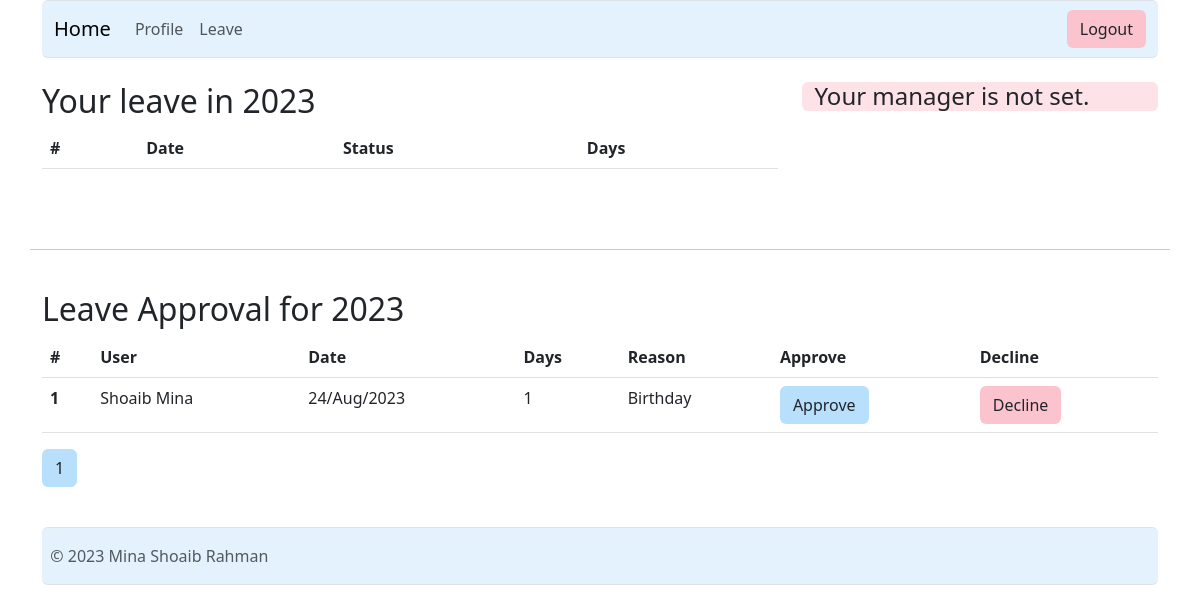
Page /leave.php (signed in) on the earlier database version.
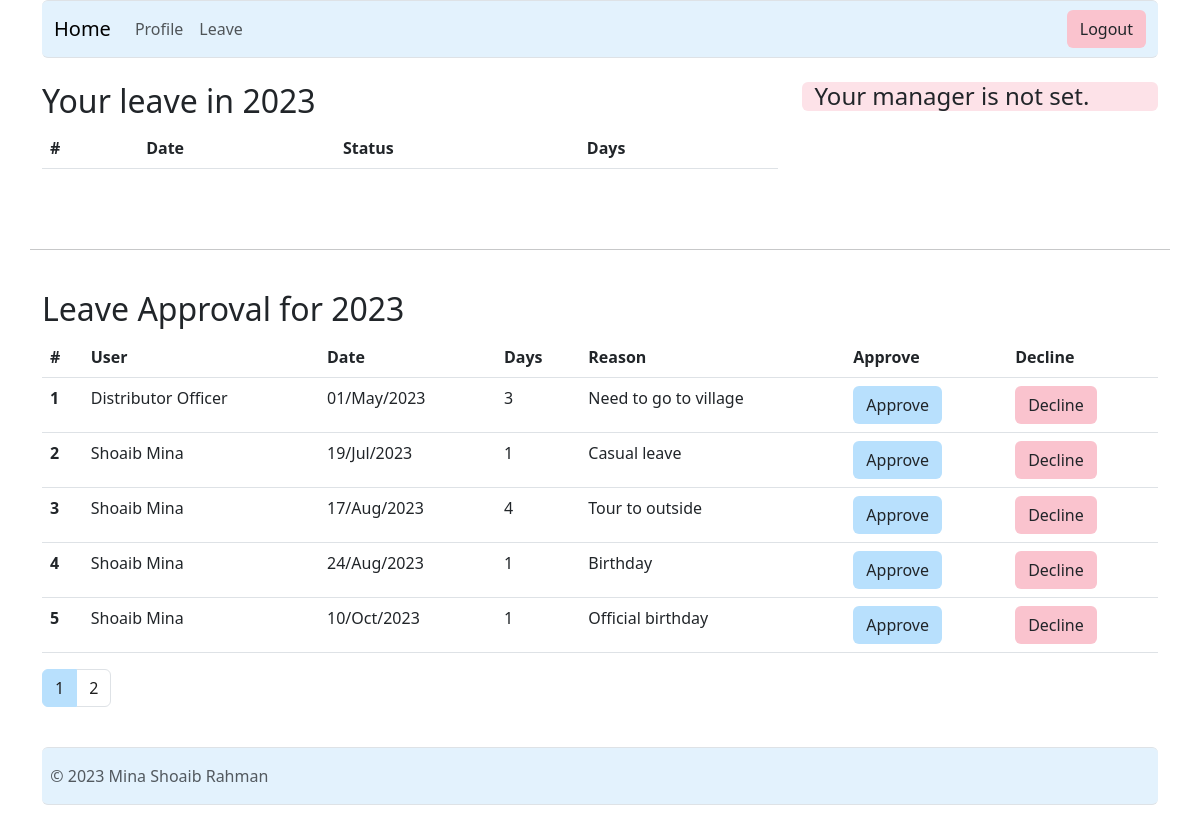
Same page on the later database version.
### tables this page shows
CREATE TABLE `leave` (
  `id` bigint(20) NOT NULL,
  `creation_date` datetime(6) NOT NULL,
  `approved` tinyint(1) DEFAULT NULL,
  `approve_date` datetime(6) DEFAULT NULL,
  `start_date` datetime(6) NOT NULL,
  `day_count` int(10) UNSIGNED NOT NULL,
  `comment` longtext NOT NULL,
  `approver_id` int(11) NOT NULL,
  `user_id` int(11) NOT NULL
);

CREATE TABLE `user` (
  `id` int(11) NOT NULL,
  `password` varchar(128) NOT NULL,
  `token` char(255) DEFAULT NULL,
  `last_login` datetime(6) DEFAULT NULL,
  `is_superuser` tinyint(1) NOT NULL,
  `username` varchar(150) DEFAULT NULL,
  `first_name` varchar(150) DEFAULT NULL,
  `last_name` varchar(150) DEFAULT NULL,
  `email` varchar(254) DEFAULT NULL,
  `is_active` tinyint(1) NOT NULL,
  `date_joined` datetime(6) NOT NULL,
  `supervisor_id` int(11) DEFAULT NULL,
  `can_approve_leave` tinyint(1) NOT NULL
);

### includes/db/leave_query.php (called while the page is built, shortened)
<?php
function getAllPendingLeaveByApproverInCurrentYear($id, $page) {
    global $connection;
    $offset = ($page - 1) * ENV_PAGE_LIMIT;
    $limit = ENV_PAGE_LIMIT;
    $query = "SELECT leave.id, leave.start_date, leave.day_count, leave.comment, user.first_name, user.last_name ";
    $query .= "FROM `leave` INNER JOIN `user` ON user.id = leave.user_id ";
    $query .= "WHERE approver_id = {$id} AND approved IS NULL AND YEAR(start_date) = YEAR(CURDATE()) ";
    $query .= "ORDER BY start_date ";
    $query .= "LIMIT {$limit} OFFSET {$offset}";
    if ($result = mysqli_query($connection, $query)) {
        return $result;
    }
    return null;
}
function getAllPendingLeaveCountByApproverInCurrentYear($id) {
    global $connection;
    $query = "SELECT leave.id, leave.start_date, leave.day_count, leave.comment, user.first_name, user.last_name ";
    $query .= "FROM `leave` INNER JOIN `user` ON user.id = leave.user_id ";
    $query .= "WHERE approver_id = {$id} AND approved IS NULL AND YEAR(start_date) = YEAR(CURDATE()) ";
    $query .= "ORDER BY start_date";
    if ($result = mysqli_query($connection, $query)) {
        return mysqli_num_rows($result);
    }
    return 0;
}
?>

### includes/db/functions.php (called while the page is built, shortened)
<?php include "leave_query.php"; ?>
<?php
function getPrintableDate($input) {
    $date = strtotime($input);
    return date('d/M/Y', $date);
}
?>

### leave.php (the view, shortened to what this page needs)
<?php include "includes/ui/header.php"; ?>
<?php
if (!isset($_GET['ml'])) {
	$currentPageMyLeave = 1;
} else {
	$currentPageMyLeave = $_GET['ml'];
}
$myLeaveCount = getAllLeaveCountByUserInCurrentYear($_SESSION["id"]);
$totalPageMyLeave = ceil($myLeaveCount / ENV_PAGE_LIMIT);
if (!isset($_GET['la'])) {
	$currentPageLeaveApproval = 1;
} else {
	$currentPageLeaveApproval = $_GET['la'];
}
$myLeaveApprovalCount = getAllPendingLeaveCountByApproverInCurrentYear($_SESSION["id"]);
$totalPageLeaveApproval = ceil($myLeaveApprovalCount / ENV_PAGE_LIMIT);
?>
<div class="row">
    <div class="col-md-8">
        <h2>Your leave in <?php echo date("Y"); ?></h2>
        <div class="table-responsive">
            <table class="table">
                <thead>
                    <tr>
                    <th scope="col">#</th>
                    <th scope="col">Date</th>
                    <th scope="col">Status</th>
                    <th scope="col">Days</th>
                    </tr>
                </thead>
            </table>
        </div>
<?php
                $maxViewPageMyLeave = $totalPageMyLeave > $currentPageMyLeave + 1 ? $currentPageMyLeave + 1 : $totalPageMyLeave;
                if ($currentPageMyLeave > 1) {
                    $i = $currentPageMyLeave - 1;
                } else {
                    $i = $currentPageMyLeave;
                }
                for (; $i <= $maxViewPageMyLeave; $i++) {
                    if ($currentPageMyLeave == $i) {
                        echo "<li class='page-item active'><a class='page-link' href='leave.php?ml={$i}&la={$currentPageLeaveApproval}'>{$i}</a></li>";
                    } else {
                        echo "<li class='page-item'><a class='page-link' href='leave.php?ml={$i}&la={$currentPageLeaveApproval}'>{$i}</a></li>";
                    }
                }
?>
    </div>
    <?php include "includes/ui/leave_sidebar.php"; ?>
    <div class="col-md-12"><br></div>
    <div class="col-md-12"><br></div>
<?php if (isset($_SESSION["can_approve_leave"]) && $_SESSION["can_approve_leave"]) { ?>
    <hr>
    <div class="col-md-12"><br></div>
    <div class="col-md-12">
        <h2>Leave Approval for <?php echo date("Y"); ?></h2>
        <div class="table-responsive">
            <table class="table">
                <thead>
                    <tr>
                    <th scope="col">#</th>
                    <th>User</th>
                    <th scope="col">Date</th>
                    <th scope="col">Days</th>
                    <th scope="col">Reason</th>
                    <th scope="col">Approve</th>
                    <th scope="col">Decline</th>
                </tr>
                </thead>
                <tbody>
<?php
if ($result = getAllPendingLeaveByApproverInCurrentYear($_SESSION["id"], $currentPageLeaveApproval)) {
    $count = 0;
    while ($row = mysqli_fetch_assoc($result)) {
?>
                    <tr>
                        <th scope="row"><?php echo ++$count; ?></th>
                        <td><?php echo $row["first_name"]." ".$row["last_name"]; ?></td>
                        <td><?php echo getPrintableDate($row["start_date"]); ?></td>
                        <td><?php echo $row["day_count"]; ?></td>
                        <td><?php echo $row["comment"]; ?></td>
                        <td><form action="includes/action/leave_approval.php" method="post">
                            <button type="submit" class="btn primary-button-color" name="leave_approve">Approve</button>
                        </form></td>
                        <td><form action="includes/action/leave_approval.php" method="post">
                            <button type="submit" class="btn secondary-button-color" name="leave_decline">Decline</button>
                        </form></td>
                    </tr>
<?php
        }
    }
?>
                </tbody>
            </table>
        </div>
        <nav>
            <ul class="pagination">
<?php
                $maxViewPageLeaveApproval = $totalPageLeaveApproval > $currentPageLeaveApproval + 1 ? $currentPageLeaveApproval + 1 : $totalPageLeaveApproval;
                if ($currentPageLeaveApproval > 1) {
                    $i = $currentPageLeaveApproval - 1;
                } else {
                    $i = $currentPageLeaveApproval;
                }
                for (; $i <= $maxViewPageLeaveApproval; $i++) {
                    if ($currentPageLeaveApproval == $i) {
                        echo "<li class='page-item active'><a class='page-link' href='leave.php?ml={$currentPageMyLeave}&la={$i}'>{$i}</a></li>";
                    } else {
                        echo "<li class='page-item'><a class='page-link' href='leave.php?ml={$currentPageMyLeave}&la={$i}'>{$i}</a></li>";
                    }
                }
?>
            </ul>
        </nav>
    </div>
<?php } ?>
</div>
<?php include "includes/ui/footer.php"; ?>

### includes/ui/header.php (shortened to what this page needs)
<?php include "includes/db/functions.php"; ?>
<!DOCTYPE html>
<html lang="en">
<head>
    <link href="https://cdn.jsdelivr.net/npm/bootstrap@5.3.0-alpha3/dist/css/bootstrap.min.css" rel="stylesheet">
    <link href="css/style.css" rel="stylesheet">
</head>
<body>
    <div class="container">
        <?php include "navigation.php"; ?>
<br>

### includes/ui/navigation.php (shortened to what this page needs)
<nav class="navbar navbar-expand-lg navbar-light border-top border-bottom primary-color rounded-2">
  <div class="container-fluid">
    <a class="navbar-brand" href="index.php">Home</a>
    <div class="collapse navbar-collapse" id="navbarToggler">
      <ul class="navbar-nav me-auto mb-2 mb-lg-0">
<?php if (!isset($_SESSION["id"])) { ?>
        <li class="nav-item">
          <a class="nav-link" href="registration.php">Registration</a>
        </li>
<?php } else { ?>
        <li class="nav-item">
          <a class="nav-link" href="profile.php">Profile</a>
        </li>
        <li class="nav-item">
          <a class="nav-link" href="leave.php">Leave</a>
        </li>
<?php } ?>
      </ul>
<?php if (isset($_SESSION["id"])) { ?>
      <form class="d-flex" action="includes/action/user_logout.php" method="post">
        <button class="btn secondary-button-color" type="submit" name="logout">Logout</button>
      </form>
<?php } ?>
    </div>
  </div>
</nav>

### includes/ui/leave_sidebar.php (shortened to what this page needs)
<div class="col-md-4">
<?php if (isset($_SESSION["id"])) {  ?>
    <?php if (!isset($_SESSION["manager"])) {?>
        <h4 class="secondary-color rounded-2">&nbsp;&nbsp;Your manager is not set.</h4>
<?php
        }
    }
?>
</div>

### includes/ui/footer.php (shortened to what this page needs)
        <div>
            <footer class="py-3 my-4 border-top border-bottom primary-color rounded-2">
                <span class="text-muted">&nbsp;&nbsp;© 2023 Mina Shoaib Rahman</span>
            </footer>
        </div>
    </div>
</body>
</html>

### css/style.css (style rules this page uses)
.primary-color { background-color: #e3f2fd; }
.secondary-color { background-color: #fde2e8; }
.primary-button-color { background-color: #b8e0fd; }
.secondary-button-color { background-color: #fac3ce; }
.pagination > li > a { background-color: white; color: rgb(31, 31, 31); }
.pagination > .active > a { color: rgb(31, 31, 31); background-color: #b8e0fd; border: solid 1px #b8e0fd; }

Differences in the rows shown:
added leave: user.first_name "Distributor", user.last_name "Officer", start_date "01/May/2023", day_count "3", comment "Need to go to village"
added leave: user.first_name "Shoaib", user.last_name "Mina", start_date "19/Jul/2023", day_count "1", comment "Casual leave"
added leave: user.first_name "Shoaib", user.last_name "Mina", start_date "17/Aug/2023", day_count "4", comment "Tour to outside"
added leave: user.first_name "Shoaib", user.last_name "Mina", start_date "10/Oct/2023", day_count "1", comment "Official birthday"
Other differences:
new list line: "2"
